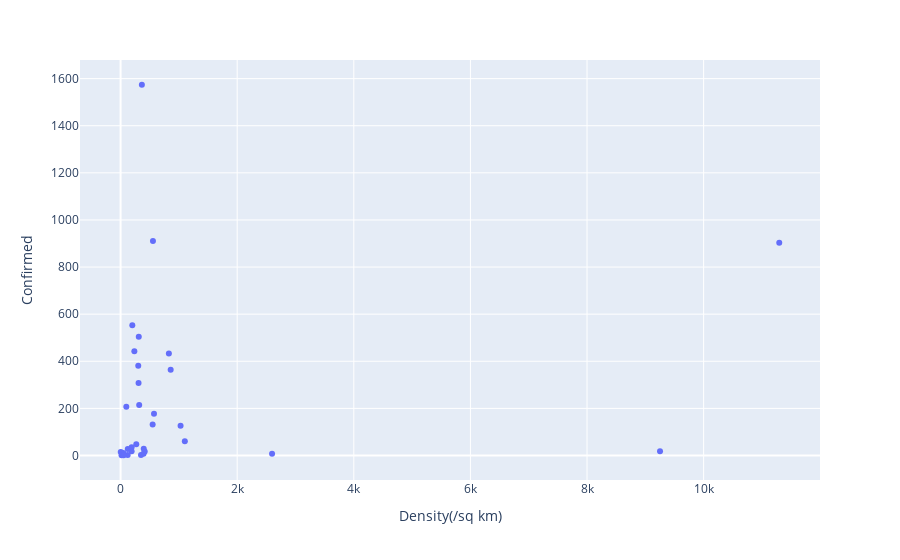

Write notebook code for a chart like this one.
### Code cell
fig = px.scatter(India_cov_pop, x='Density(/sq km)', y='Confirmed', hover_data=['State / UT'] )
fig.show()

### Figure 1 — Plotly figure (JSON) as saved in the notebook; plotly's stock layout.template omitted (floating-point values rounded to 4 significant figures)
{"data": [{"customdata": [["Andaman and Nicobar Islands"], ["Andhra Pradesh"], ["Arunachal Pradesh"], ["Assam"], ["Bihar"], ["Chandigarh"], ["Chhattisgarh"], ["Delhi"], ["Goa"], ["Gujarat"], ["Haryana"], ["Himachal Pradesh"], ["Jammu and Kashmir"], ["Jharkhand"], ["Karnataka"], ["Kerala"], ["Ladakh"], ["Madhya Pradesh"], ["Maharashtra"], ["Manipur"], ["Mizoram"], ["Odisha"], ["Puducherry"], ["Punjab"], ["Rajasthan"], ["Tamil Nadu"], ["Telengana"], ["Tripura"], ["Uttar Pradesh"], ["Uttarakhand"], ["West Bengal"]], "hoverlabel": {"namelength": 0}, "hovertemplate": "Density(/sq km)=%{x}<br>Confirmed=%{y}<br>State / UT=%{customdata[0]}", "legendgroup": "", "marker": {"color": "#636efa", "symbol": "circle"}, "mode": "markers", "name": "", "showlegend": false, "type": "scatter", "x": [46, 303, 17, 397, 1102, 9252, 189, 11297, 394, 308, 573, 123, 98, 414, 319, 859, 2.8, 236, 365, 122, 52, 269, 2598, 550, 201, 555, 312, 350, 828, 189, 1029], "xaxis": "x", "y": [11, 381, 1, 29, 60, 18, 18, 903, 7, 308, 177, 28, 207, 17, 214, 364, 15, 443, 1574, 2, 1, 48, 7, 132, 553, 911, 504, 2, 433, 35, 126], "yaxis": "y"}], "layout": {"legend": {"tracegroupgap": 0}, "margin": {"t": 60}, "xaxis": {"anchor": "y", "domain": [0, 1], "title": {"text": "Density(/sq km)"}}, "yaxis": {"anchor": "x", "domain": [0, 1], "title": {"text": "Confirmed"}}}}
